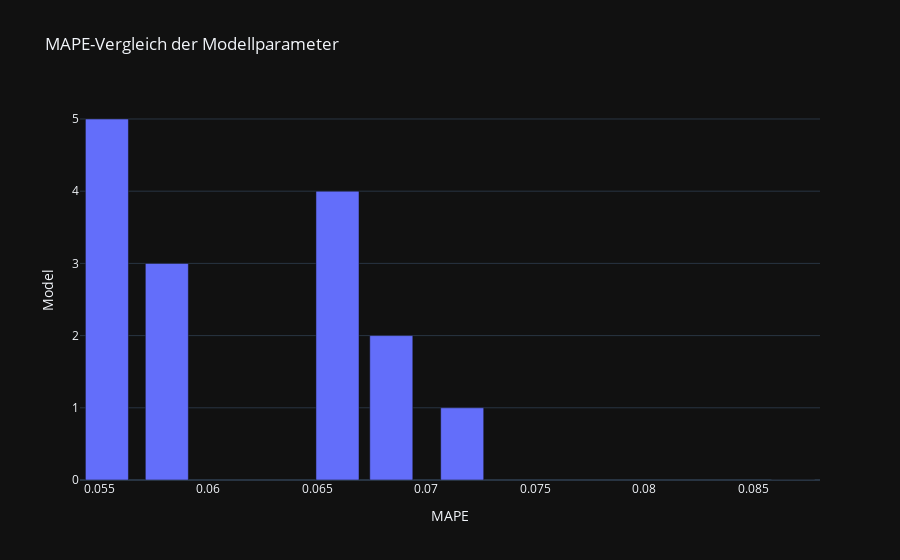
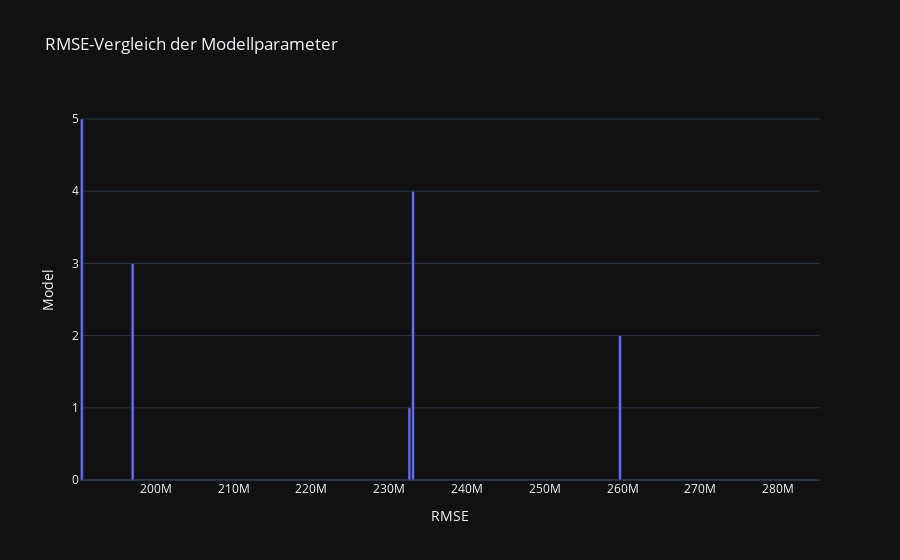

Here is the notebook cell these charts were saved with, in order:
### Code cell
# Vergleich von MAPE und RMSE

# DEBUG: Plotly akzeptiert nur echte Spaltennamen -> Index in echte Spalte umwandeln.
results_df = results_df.reset_index().rename(columns={'index': 'model_id'})

fig_mape = px.bar(
    results_df.sort_values('mape'),
    x='mape',
    y='model_id',
    title='MAPE-Vergleich der Modellparameter',
    labels={'mape': 'MAPE', 'model_id': 'Model'},
    template='plotly_dark'
)

fig_mape.show()

fig_rmse = px.bar(
    results_df.sort_values('rmse'),
    x='rmse',
    y='model_id',
    title='RMSE-Vergleich der Modellparameter',
    labels={'rmse': 'RMSE', 'model_id': 'Model'},
    template='plotly_dark'
)

fig_rmse.show()

### Figure 1 — Plotly figure (JSON) as saved in the notebook; plotly's stock layout.template omitted (floating-point values rounded to 4 significant figures)
{"data": [{"hovertemplate": "MAPE=%{x}<br>Model=%{y}<extra></extra>", "legendgroup": "", "marker": {"color": "#636efa", "pattern": {"shape": ""}}, "name": "", "orientation": "v", "showlegend": false, "textposition": "auto", "type": "bar", "x": [0.05535, 0.0581, 0.06593, 0.0684, 0.07165, 0.08684], "xaxis": "x", "y": [5, 3, 4, 2, 1, 0], "yaxis": "y"}], "layout": {"barmode": "relative", "legend": {"tracegroupgap": 0}, "title": {"text": "MAPE-Vergleich der Modellparameter"}, "xaxis": {"anchor": "y", "domain": [0, 1], "title": {"text": "MAPE"}}, "yaxis": {"anchor": "x", "domain": [0, 1], "title": {"text": "Model"}}}}

### Figure 2 — Plotly figure (JSON) as saved in the notebook; plotly's stock layout.template omitted (floating-point values rounded to 4 significant figures)
{"data": [{"hovertemplate": "RMSE=%{x}<br>Model=%{y}<extra></extra>", "legendgroup": "", "marker": {"color": "#636efa", "pattern": {"shape": ""}}, "name": "", "orientation": "v", "showlegend": false, "textposition": "auto", "type": "bar", "x": [190500000.0, 197000000.0, 232600000.0, 233100000.0, 259700000.0, 285200000.0], "xaxis": "x", "y": [5, 3, 1, 4, 2, 0], "yaxis": "y"}], "layout": {"barmode": "relative", "legend": {"tracegroupgap": 0}, "title": {"text": "RMSE-Vergleich der Modellparameter"}, "xaxis": {"anchor": "y", "domain": [0, 1], "title": {"text": "RMSE"}}, "yaxis": {"anchor": "x", "domain": [0, 1], "title": {"text": "Model"}}}}
